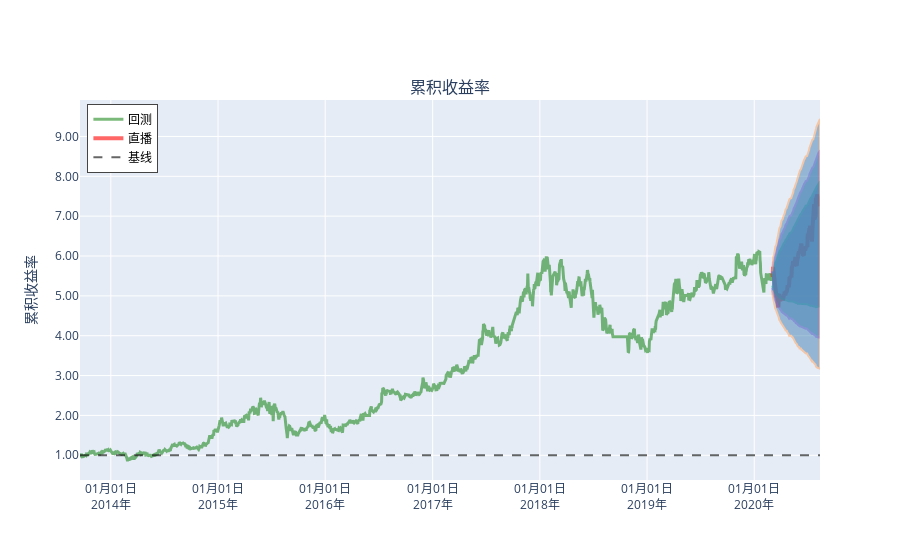
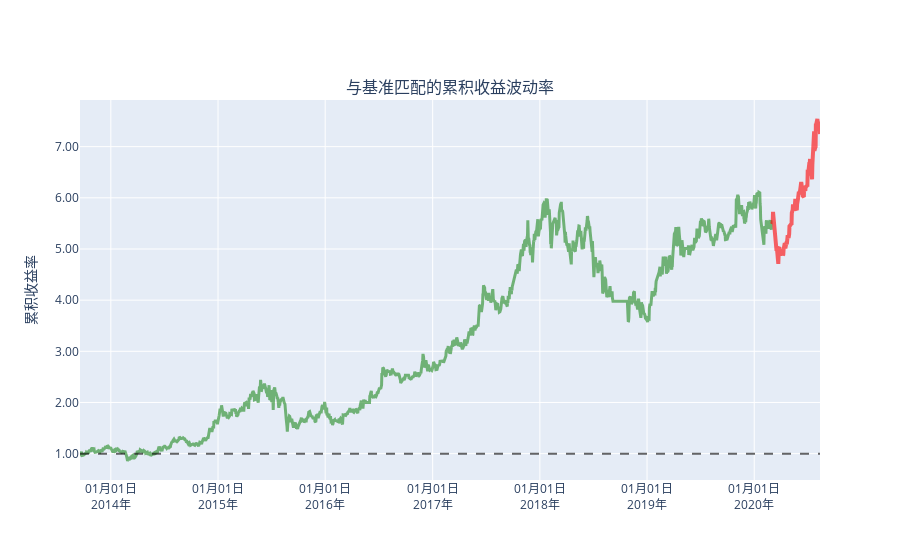
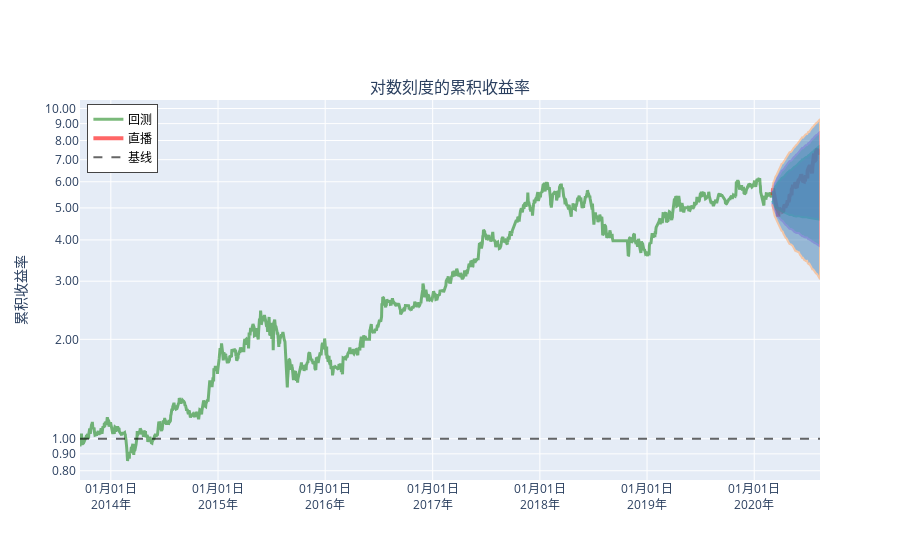
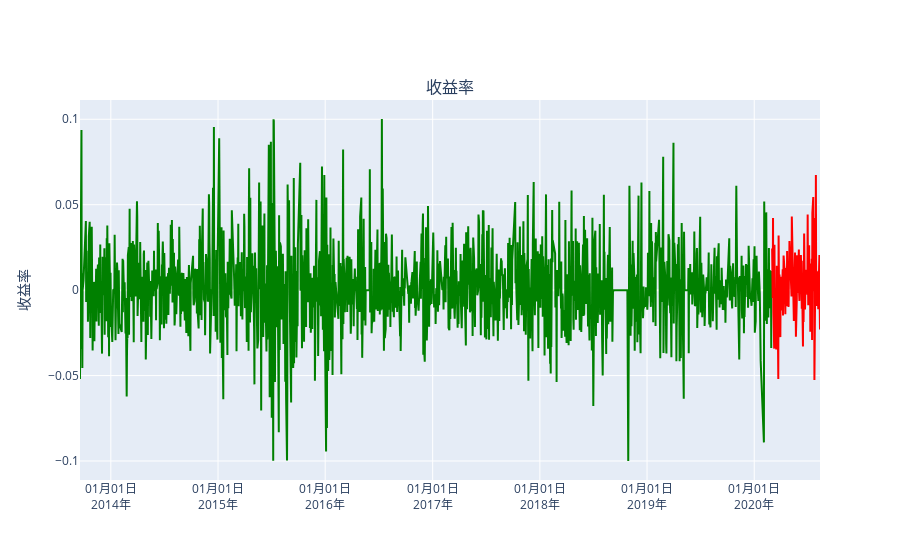

Here is the notebook cell these charts were saved with, in order:
### Markdown cell above
## Create a returns tear sheet for the single stock
This will show charts and analysis about returns of the single stock.

### Code cell
pf.create_returns_tear_sheet(stock_rets, live_start_date='2020-3-1')
